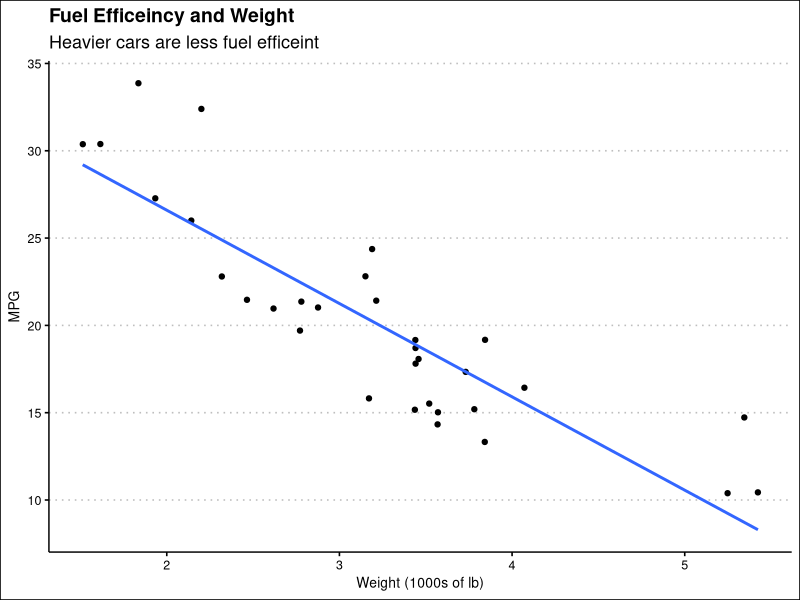

R code for this plot:
## ---- chunk 1
knitr::opts_chunk$set(echo = FALSE)

library(tidyverse)
library(ggthemes)

## ---- chunk 2

mtcars %>%
select(mpg, wt) %>%
ggplot(mapping = aes(wt, mpg)) +
geom_jitter() +
geom_smooth(method = "lm", formula = y ~ x, se = FALSE) +
theme_clean() +
labs(title = "Fuel Efficeincy and Weight",
     subtitle = "Heavier cars are less fuel efficeint",
     x = "Weight (1000s of lb)",
     y = "MPG")

